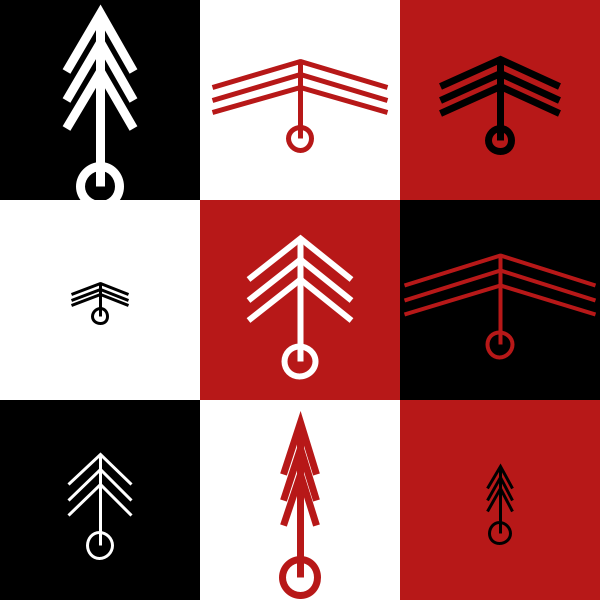
Frame 1 (no input)
Frame 60 (the mouse pressed at the canvas centre just before this capture): identical to frame 1, image omitted
Frame 120 (the mouse held since frame 60 and released just before this capture): identical to frame 1, image omitted

The Processing sketch that drew this single still picture (run headless with seeded random() and noise(); from frame 60 on, the mouse is pressed at the canvas centre):

// Processing sketch: processing_15226
// ── processing_15226.pde

//MODULATE AND CUSTOM FUNCTION EXERCISE

//UCLA Design|Media Arts
//Interactivity 28 Fall 2010
//by Stephen Ou


color c1 = #B71818;
color c2 = #FFFFFF;
color c3 = #000000;
int card = 0;

void setup()
{
  size(600, 600);
  smooth();
  background(0);

  drawTree(c2, c3,int( random(3,13)), 100,100, random(1,10)*5,random(1,6)*5);
  drawTree(c1, c2,int( random(3,13)), 300,100, random(1,10)*5,random(1,6)*5);
  drawTree(c3, c1,int( random(3,13)), 500,100, random(1,10)*5,random(1,6)*5);
  drawTree(c3, c2,int( random(3,13)), 100,300, random(1,10)*5,random(1,6)*5);
  drawTree(c2, c1,int( random(3,13)), 300,300, random(1,10)*5,random(1,6)*5);
  drawTree(c1, c3,int( random(3,13)), 500,300, random(1,10)*5,random(1,6)*5);
  drawTree(c2, c3,int( random(3,13)), 100,500, random(1,10)*5,random(1,6)*5);
  drawTree(c1, c2,int( random(3,13)), 300,500, random(1,10)*5,random(1,6)*5);
  drawTree(c3, c1,int( random(3,13)), 500,500, random(1,10)*5,random(1,6)*5);
}

void draw()
{
  //  drawTree(c1, 3, mouseX, mouseY, 5, 5);
}

void mousePressed()
{
  background(0);

  drawTree(c2, c3,int( random(3,13)), 100,100, random(1,10)*5,random(1,6)*5);
  drawTree(c1, c2,int( random(3,13)), 300,100, random(1,10)*5,random(1,6)*5);
  drawTree(c3, c1,int( random(3,13)), 500,100, random(1,10)*5,random(1,6)*5);
  drawTree(c3, c2,int( random(3,13)), 100,300, random(1,10)*5,random(1,6)*5);
  
  pushMatrix();
  translate(600, 600);
  rotate(radians(180));
  drawTree(c2, c1,int( random(3,13)), 300,300, random(1,10)*5,random(1,6)*5);
  popMatrix();
  
  drawTree(c1, c3,int( random(3,13)), 500,300, random(1,10)*5,random(1,6)*5);
  drawTree(c2, c3,int( random(3,13)), 100,500, random(1,10)*5,random(1,6)*5);
  drawTree(c1, c2,int( random(3,13)), 300,500, random(1,10)*5,random(1,6)*5);
  drawTree(c3, c1,int( random(3,13)), 500,500, random(1,10)*5,random(1,6)*5);
}


void drawTree(color c, color b, int w, int xpos, int ypos, float xoff, float yoff)
{
  //grid
  noStroke();
  fill(b);
  rectMode(CENTER);
  rect(xpos, ypos, 200,200);

  stroke(c);
  strokeWeight(w);
  strokeCap(SQUARE);
  //top cap
  strokeJoin(MITER);
  beginShape();
  vertex(xpos-2*xoff, ypos-yoff);
  vertex(xpos, ypos-3*yoff);
  vertex(xpos+2*xoff, ypos-yoff);
  endShape();
  //middleleft
  line(xpos, ypos-2*yoff, xpos-2*xoff, ypos);
  //middleright
  line(xpos, ypos-2*yoff, xpos+2*xoff, ypos);
  //bottomleft
  line(xpos, ypos-yoff, xpos-2*xoff, ypos+yoff);
  //bottomright
  line(xpos, ypos-yoff, xpos+2*xoff, ypos+yoff);
  //trunk
  line(xpos, ypos-3*yoff, xpos, ypos+3*yoff);

  //circle
  noFill();
  ellipse(xpos, ypos+3*yoff, yoff+10, yoff+10);
}
